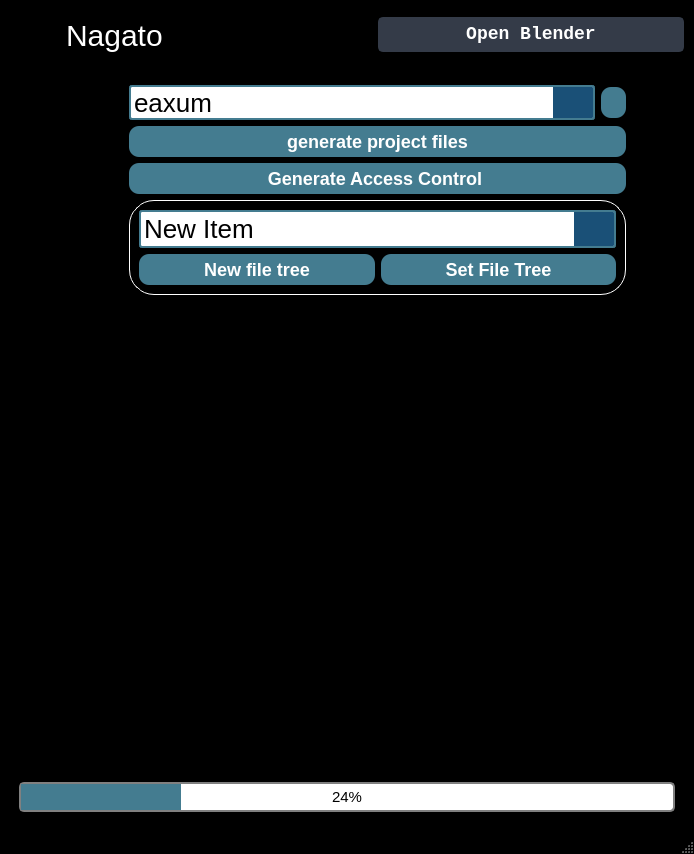
<?xml version="1.0" encoding="UTF-8"?>
<ui version="4.0">
 <class>Nagato</class>
 <widget class="QMainWindow" name="Nagato">
  <property name="geometry">
   <rect>
    <x>0</x>
    <y>0</y>
    <width>694</width>
    <height>854</height>
   </rect>
  </property>
  <property name="minimumSize">
   <size>
    <width>0</width>
    <height>0</height>
   </size>
  </property>
  <property name="maximumSize">
   <size>
    <width>16777215</width>
    <height>16777215</height>
   </size>
  </property>
  <property name="windowTitle">
   <string>Nagato</string>
  </property>
  <property name="windowIcon">
   <iconset>
    <normaloff>icons/eaxum_icon.png</normaloff>icons/eaxum_icon.png</iconset>
  </property>
  <property name="styleSheet">
   <string notr="true">*{ 
font: 8pt &quot;Consolas&quot;;;
font-size:15px;
}

QLabel{
color: white;
font-size: 18px
}

#label_username{
background-color:transparent;
color: white;
}

#frame{
	border-width: 1px;
    border-style: solid;
    border-color: white;
	border-radius: 25px;
}

#login_text{
background-color:transparent;
color: white;
}

#Nagato{
background: black;
}

#wrapper{
background: black;
border-radius: 25px;
}

#settings_wrapper{
background: black;
border-radius: 25px;
}

#project_page{
background: url(:/img/img/bg_1.png);
}
#settings_page{
background: url(:/img/img/bg_1.png);
}

QLineEdit{
font-size:17px;
background:transparent;
border:none;
color: white;
border-bottom: 1px solid gray;
}

QFrame
{
background-color: black;
	
}

QPushButton
{
	background-color: rgb(68, 124, 144);
	color: #fff;
	font-size: 18px;
	font-weight: bold;
	border: none;
	border-radius: 10px;
	padding: 5px;

}


QPushButton::disabled
{
	background-color: #5c5c5c;

}


QPushButton::pressed
{
	background-color: rgb(0, 3, 232)

}

QPushButton::hover
{
	background-color: rgb(56, 196, 255);
	

}

QGroupBox {
	font-size: 24px;
    background-color: rgb(26, 80, 119);
    border: none;
    border-radius: 5px;
    margin-top: 1ex; /* leave space at the top for the title */
}

QGroupBox::title {
	color: white;
    subcontrol-origin: margin;
    subcontrol-position: top left; /* position at the top center */
    padding: 0 3px;
    background-color:  rgb(26, 80, 119);
	border-radius: 5px;
}




QComboBox {
	color:white;
 	background-color:  rgb(26, 80, 119);
	selection-background-color: #111;
	selection-color: blue;
	font-size: 26px;
    border: 2px solid rgb(68, 124, 144);
    border-radius: 3px;
    padding: 1px 18px 1px 3px;
}
QComboBox:on { /* shift the text when the popup opens */
	background-color:  white;
    padding-top: 3px;
    padding-left: 4px;
}

QComboBox::drop-down {
	background-color:  rgb(26, 80, 119);
    subcontrol-origin: padding;
    subcontrol-position: top right;
    width: 40px;
    border-left-width: 0px;
    border-top-right-radius: 1px;
    border-bottom-right-radius: 1px;
}

QComboBox::down-arrow {
    image: url(:/icons/icons/black/cil-arrow-circle-bottom.png) ;
}

QComboBox::down-arrow:on { /* shift the arrow when popup is open */
    top: 1px;
    left: 1px;
}

QComboBox:editable {
    background: white;
	font-color: white;
}

QComboBox:!editable, QComboBox::drop-down:editable {
    background: white;
	color: black
}

/* QComboBox gets the &quot;on&quot; state when the popup is open */
QComboBox:!editable:on, QComboBox::drop-down:editable:on {
    background: white;
}

QComboBox QAbstractItemView
{
border: 2px solid darkgray;
color: black;
background-color:white;
selection-background-color: rgb(26, 80, 119)
}

QLineEdit {
	color: black;
    border: 2px solid blue;
    border-radius: 10px;
    padding: 0 8px;
    background: white;
    selection-background-color: darkgray;
}

QProgressBar {
    border: 2px solid grey;
    border-radius: 5px;
	text-align: center;
}

QProgressBar::chunk {
    background-color: rgb(68, 124, 144);
    width: 20px;
}</string>
  </property>
  <widget class="QWidget" name="centralwidget">
   <layout class="QVBoxLayout" name="verticalLayout_4">
    <item>
     <widget class="QFrame" name="top_bar">
      <property name="minimumSize">
       <size>
        <width>0</width>
        <height>50</height>
       </size>
      </property>
      <property name="frameShape">
       <enum>QFrame::StyledPanel</enum>
      </property>
      <property name="frameShadow">
       <enum>QFrame::Raised</enum>
      </property>
      <layout class="QHBoxLayout" name="horizontalLayout_2">
       <property name="spacing">
        <number>6</number>
       </property>
       <property name="leftMargin">
        <number>0</number>
       </property>
       <property name="topMargin">
        <number>0</number>
       </property>
       <property name="rightMargin">
        <number>0</number>
       </property>
       <property name="bottomMargin">
        <number>0</number>
       </property>
       <item>
        <widget class="QPushButton" name="menu_button">
         <property name="minimumSize">
          <size>
           <width>50</width>
           <height>50</height>
          </size>
         </property>
         <property name="maximumSize">
          <size>
           <width>50</width>
           <height>100000</height>
          </size>
         </property>
         <property name="styleSheet">
          <string notr="true">QPushButton{
        background-image:  url(:/icons/icons/24x24/cil-menu.png);
		background-position: center;
		background-repeat: no-reperat;
		border: none;
		background-color:black;
}
QPushButton:hover {
	background-color: rgb(33, 37, 43);
}
QPushButton:pressed {	
	background-color: rgb(85, 170, 255);
}</string>
         </property>
         <property name="text">
          <string/>
         </property>
         <property name="autoRepeat">
          <bool>false</bool>
         </property>
         <property name="flat">
          <bool>false</bool>
         </property>
        </widget>
       </item>
       <item>
        <widget class="QLabel" name="title_label">
         <property name="minimumSize">
          <size>
           <width>80</width>
           <height>0</height>
          </size>
         </property>
         <property name="styleSheet">
          <string notr="true">color: white;
font-size:30px;</string>
         </property>
         <property name="text">
          <string>Nagato</string>
         </property>
        </widget>
       </item>
       <item>
        <widget class="QPushButton" name="open_blender">
         <property name="minimumSize">
          <size>
           <width>150</width>
           <height>30</height>
          </size>
         </property>
         <property name="font">
          <font>
           <family>Consolas</family>
           <pointsize>-1</pointsize>
           <weight>75</weight>
           <italic>false</italic>
           <bold>true</bold>
          </font>
         </property>
         <property name="styleSheet">
          <string notr="true">QPushButton {
	border: 2px solid rgb(52, 59, 72);
	border-radius: 5px;	
	background-color: rgb(52, 59, 72);
}
QPushButton:hover {
	background-color: rgb(57, 65, 80);
	border: 2px solid rgb(61, 70, 86);
}
QPushButton:pressed {	
	background-color: rgb(35, 40, 49);
	border: 2px solid rgb(43, 50, 61);
}</string>
         </property>
         <property name="text">
          <string>Open Blender</string>
         </property>
         <property name="icon">
          <iconset>
           <normaloff>:/16x16/icons/16x16/cil-folder-open.png</normaloff>:/16x16/icons/16x16/cil-folder-open.png</iconset>
         </property>
        </widget>
       </item>
      </layout>
     </widget>
    </item>
    <item>
     <layout class="QHBoxLayout" name="body">
      <item>
       <widget class="QFrame" name="side_menu">
        <property name="minimumSize">
         <size>
          <width>55</width>
          <height>0</height>
         </size>
        </property>
        <property name="maximumSize">
         <size>
          <width>161</width>
          <height>16777215</height>
         </size>
        </property>
        <property name="styleSheet">
         <string notr="true"/>
        </property>
        <property name="frameShape">
         <enum>QFrame::StyledPanel</enum>
        </property>
        <property name="frameShadow">
         <enum>QFrame::Raised</enum>
        </property>
        <widget class="QWidget" name="horizontalLayoutWidget">
         <property name="geometry">
          <rect>
           <x>10</x>
           <y>30</y>
           <width>160</width>
           <height>51</height>
          </rect>
         </property>
         <layout class="QHBoxLayout" name="horizontalLayout">
          <item>
           <widget class="QPushButton" name="project_button">
            <property name="maximumSize">
             <size>
              <width>40</width>
              <height>16777215</height>
             </size>
            </property>
            <property name="styleSheet">
             <string notr="true">QPushButton{
        background-image:  url(:/icons/icons/24x24/cil-folder-open.png);
		background-position: center;
		background-repeat: no-reperat;
		border: none;
		background-color: black;
}
QPushButton:hover {
	background-color: rgb(33, 37, 43);
}
QPushButton:pressed {	
	background-color: rgb(85, 170, 255);
}</string>
            </property>
            <property name="text">
             <string/>
            </property>
            <property name="autoRepeat">
             <bool>false</bool>
            </property>
            <property name="flat">
             <bool>false</bool>
            </property>
           </widget>
          </item>
          <item>
           <widget class="QLabel" name="label_2">
            <property name="styleSheet">
             <string notr="true">color:white;
font-size:20px</string>
            </property>
            <property name="text">
             <string>Project</string>
            </property>
           </widget>
          </item>
         </layout>
        </widget>
        <widget class="QWidget" name="horizontalLayoutWidget_2">
         <property name="geometry">
          <rect>
           <x>10</x>
           <y>110</y>
           <width>160</width>
           <height>51</height>
          </rect>
         </property>
         <layout class="QHBoxLayout" name="horizontalLayout_4">
          <item>
           <widget class="QPushButton" name="settings_button">
            <property name="maximumSize">
             <size>
              <width>40</width>
              <height>16777215</height>
             </size>
            </property>
            <property name="styleSheet">
             <string notr="true">QPushButton{
        background-image:  url(:/icons/icons/24x24/cil-settings.png);
		background-position: center;
		background-repeat: no-reperat;
		border: none;
		background-color: black;
}
QPushButton:hover {
	background-color: rgb(33, 37, 43);
}
QPushButton:pressed {	
	background-color: rgb(85, 170, 255);
}</string>
            </property>
            <property name="text">
             <string/>
            </property>
            <property name="autoRepeat">
             <bool>false</bool>
            </property>
            <property name="flat">
             <bool>false</bool>
            </property>
           </widget>
          </item>
          <item>
           <widget class="QLabel" name="label_3">
            <property name="styleSheet">
             <string notr="true">color:white;
font-size:20px</string>
            </property>
            <property name="text">
             <string>Settings</string>
            </property>
           </widget>
          </item>
         </layout>
        </widget>
       </widget>
      </item>
      <item>
       <widget class="QStackedWidget" name="stackedWidget">
        <property name="currentIndex">
         <number>0</number>
        </property>
        <widget class="QWidget" name="project_page">
         <layout class="QGridLayout" name="gridLayout">
          <property name="leftMargin">
           <number>50</number>
          </property>
          <property name="rightMargin">
           <number>50</number>
          </property>
          <item row="0" column="0">
           <widget class="QFrame" name="wrapper">
            <property name="maximumSize">
             <size>
              <width>563</width>
              <height>734</height>
             </size>
            </property>
            <property name="styleSheet">
             <string notr="true"/>
            </property>
            <property name="frameShape">
             <enum>QFrame::StyledPanel</enum>
            </property>
            <property name="frameShadow">
             <enum>QFrame::Raised</enum>
            </property>
            <layout class="QGridLayout" name="gridLayout_3">
             <item row="6" column="0">
              <widget class="QFrame" name="frame">
               <property name="styleSheet">
                <string notr="true"/>
               </property>
               <property name="frameShape">
                <enum>QFrame::StyledPanel</enum>
               </property>
               <property name="frameShadow">
                <enum>QFrame::Raised</enum>
               </property>
               <layout class="QGridLayout" name="gridLayout_2">
                <item row="0" column="0">
                 <layout class="QVBoxLayout" name="verticalLayout_6">
                  <item>
                   <widget class="QComboBox" name="file_tree_select">
                    <item>
                     <property name="text">
                      <string>New Item</string>
                     </property>
                    </item>
                    <item>
                     <property name="text">
                      <string>New Item</string>
                     </property>
                    </item>
                   </widget>
                  </item>
                  <item>
                   <layout class="QHBoxLayout" name="horizontalLayout_3">
                    <property name="sizeConstraint">
                     <enum>QLayout::SetDefaultConstraint</enum>
                    </property>
                    <item>
                     <widget class="QPushButton" name="new_file_tree_button">
                      <property name="text">
                       <string>New file tree</string>
                      </property>
                     </widget>
                    </item>
                    <item>
                     <widget class="QPushButton" name="set_file_tree_button">
                      <property name="text">
                       <string>Set File Tree</string>
                      </property>
                     </widget>
                    </item>
                   </layout>
                  </item>
                 </layout>
                </item>
               </layout>
              </widget>
             </item>
             <item row="4" column="0">
              <widget class="QPushButton" name="access_control">
               <property name="text">
                <string>Generate Access Control </string>
               </property>
               <property name="icon">
                <iconset resource="resources.qrc">
                 <normaloff>:/icons/icons/24x24/cil-lock-unlocked.png</normaloff>:/icons/icons/24x24/cil-lock-unlocked.png</iconset>
               </property>
              </widget>
             </item>
             <item row="3" column="0">
              <widget class="QPushButton" name="gen_project_files">
               <property name="enabled">
                <bool>true</bool>
               </property>
               <property name="layoutDirection">
                <enum>Qt::LeftToRight</enum>
               </property>
               <property name="text">
                <string>generate project files</string>
               </property>
               <property name="icon">
                <iconset resource="resources.qrc">
                 <normaloff>:/icons/icons/24x24/cil-folder.png</normaloff>:/icons/icons/24x24/cil-folder.png</iconset>
               </property>
              </widget>
             </item>
             <item row="7" column="0">
              <spacer name="verticalSpacer">
               <property name="orientation">
                <enum>Qt::Vertical</enum>
               </property>
               <property name="sizeHint" stdset="0">
                <size>
                 <width>20</width>
                 <height>40</height>
                </size>
               </property>
              </spacer>
             </item>
             <item row="0" column="0">
              <layout class="QHBoxLayout" name="horizontalLayout_9">
               <property name="topMargin">
                <number>0</number>
               </property>
               <item>
                <widget class="QComboBox" name="project_select">
                 <property name="minimumSize">
                  <size>
                   <width>0</width>
                   <height>35</height>
                  </size>
                 </property>
                 <property name="styleSheet">
                  <string notr="true"/>
                 </property>
                 <property name="iconSize">
                  <size>
                   <width>20</width>
                   <height>20</height>
                  </size>
                 </property>
                 <item>
                  <property name="text">
                   <string>eaxum</string>
                  </property>
                 </item>
                 <item>
                  <property name="text">
                   <string>kitsu</string>
                  </property>
                 </item>
                </widget>
               </item>
               <item>
                <widget class="QPushButton" name="refresh_button">
                 <property name="maximumSize">
                  <size>
                   <width>25</width>
                   <height>16777215</height>
                  </size>
                 </property>
                 <property name="text">
                  <string/>
                 </property>
                 <property name="icon">
                  <iconset resource="resources.qrc">
                   <normaloff>:/icons/icons/black/cil-reload.png</normaloff>:/icons/icons/black/cil-reload.png</iconset>
                 </property>
                </widget>
               </item>
              </layout>
             </item>
            </layout>
           </widget>
          </item>
         </layout>
        </widget>
        <widget class="QWidget" name="settings_page">
         <layout class="QGridLayout" name="gridLayout_5">
          <property name="leftMargin">
           <number>50</number>
          </property>
          <property name="rightMargin">
           <number>50</number>
          </property>
          <item row="0" column="0">
           <widget class="QFrame" name="settings_wrapper">
            <property name="maximumSize">
             <size>
              <width>16777215</width>
              <height>16777215</height>
             </size>
            </property>
            <property name="styleSheet">
             <string notr="true"/>
            </property>
            <property name="frameShape">
             <enum>QFrame::StyledPanel</enum>
            </property>
            <property name="frameShadow">
             <enum>QFrame::Raised</enum>
            </property>
            <layout class="QVBoxLayout" name="verticalLayout">
             <item>
              <layout class="QVBoxLayout" name="verticalLayout_5">
               <item>
                <layout class="QHBoxLayout" name="horizontalLayout_7">
                 <item>
                  <widget class="QLabel" name="label_6">
                   <property name="maximumSize">
                    <size>
                     <width>30</width>
                     <height>16777215</height>
                    </size>
                   </property>
                   <property name="text">
                    <string/>
                   </property>
                   <property name="pixmap">
                    <pixmap resource="resources.qrc">:/icons/icons/24x24/cil-hand-point-right.png</pixmap>
                   </property>
                  </widget>
                 </item>
                 <item>
                  <widget class="QLabel" name="label_7">
                   <property name="text">
                    <string>Blender Directory</string>
                   </property>
                  </widget>
                 </item>
                </layout>
               </item>
               <item>
                <widget class="QLineEdit" name="blender_directory_input"/>
               </item>
              </layout>
             </item>
             <item>
              <layout class="QVBoxLayout" name="verticalLayout_2">
               <item>
                <widget class="QLabel" name="label_4">
                 <property name="text">
                  <string>Project Mounting Point</string>
                 </property>
                </widget>
               </item>
               <item>
                <widget class="QLineEdit" name="project_mounting_point_input"/>
               </item>
              </layout>
             </item>
             <item>
              <layout class="QVBoxLayout" name="verticalLayout_3">
               <item>
                <layout class="QHBoxLayout" name="horizontalLayout_5">
                 <item>
                  <widget class="QLabel" name="label">
                   <property name="maximumSize">
                    <size>
                     <width>30</width>
                     <height>16777215</height>
                    </size>
                   </property>
                   <property name="text">
                    <string/>
                   </property>
                   <property name="pixmap">
                    <pixmap resource="resources.qrc">:/icons/icons/24x24/cil-home.png</pixmap>
                   </property>
                  </widget>
                 </item>
                 <item>
                  <widget class="QLabel" name="label_5">
                   <property name="text">
                    <string>Svn Parent Path</string>
                   </property>
                  </widget>
                 </item>
                </layout>
               </item>
               <item>
                <widget class="QLineEdit" name="svn_parent_path_input"/>
               </item>
              </layout>
             </item>
             <item>
              <layout class="QHBoxLayout" name="horizontalLayout_6">
               <property name="leftMargin">
                <number>200</number>
               </property>
               <property name="topMargin">
                <number>0</number>
               </property>
               <item>
                <widget class="QPushButton" name="save_settings_button">
                 <property name="text">
                  <string>Save Settings</string>
                 </property>
                </widget>
               </item>
              </layout>
             </item>
             <item>
              <spacer name="verticalSpacer_2">
               <property name="orientation">
                <enum>Qt::Vertical</enum>
               </property>
               <property name="sizeHint" stdset="0">
                <size>
                 <width>20</width>
                 <height>40</height>
                </size>
               </property>
              </spacer>
             </item>
            </layout>
           </widget>
          </item>
         </layout>
        </widget>
       </widget>
      </item>
     </layout>
    </item>
    <item>
     <widget class="QFrame" name="status">
      <property name="minimumSize">
       <size>
        <width>30</width>
        <height>30</height>
       </size>
      </property>
      <property name="frameShape">
       <enum>QFrame::StyledPanel</enum>
      </property>
      <property name="frameShadow">
       <enum>QFrame::Raised</enum>
      </property>
      <layout class="QHBoxLayout" name="horizontalLayout_8">
       <item>
        <widget class="QProgressBar" name="progress_bar">
         <property name="value">
          <number>24</number>
         </property>
        </widget>
       </item>
      </layout>
     </widget>
    </item>
   </layout>
  </widget>
  <widget class="QMenuBar" name="menubar">
   <property name="geometry">
    <rect>
     <x>0</x>
     <y>0</y>
     <width>694</width>
     <height>23</height>
    </rect>
   </property>
  </widget>
  <widget class="QStatusBar" name="statusBar"/>
 </widget>
 <resources>
  <include location="resources.qrc"/>
 </resources>
 <connections/>
</ui>
